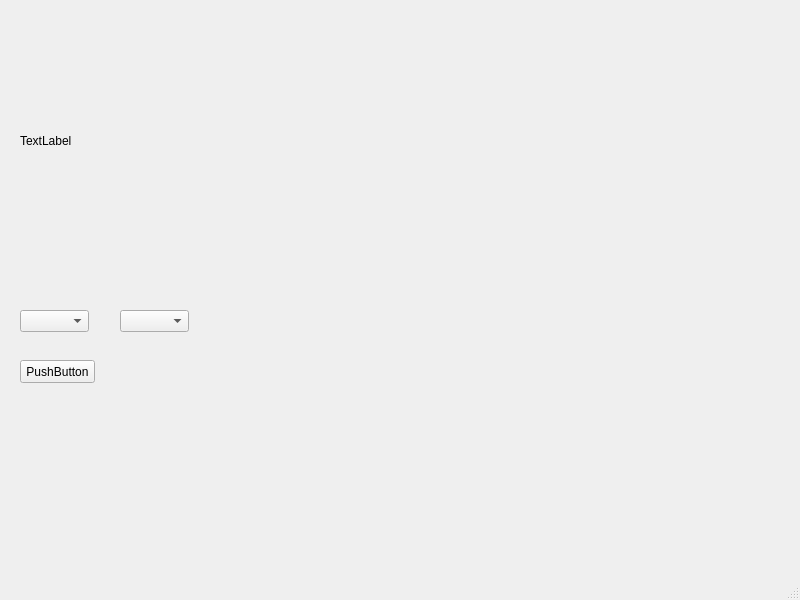
<?xml version="1.0" encoding="UTF-8"?>
<ui version="4.0">
 <class>MainWindow</class>
 <widget class="QMainWindow" name="MainWindow">
  <property name="geometry">
   <rect>
    <x>0</x>
    <y>0</y>
    <width>800</width>
    <height>600</height>
   </rect>
  </property>
  <property name="windowTitle">
   <string>MainWindow</string>
  </property>
  <widget class="QWidget" name="centralwidget">
   <widget class="QComboBox" name="comboBox">
    <property name="geometry">
     <rect>
      <x>20</x>
      <y>310</y>
      <width>69</width>
      <height>22</height>
     </rect>
    </property>
   </widget>
   <widget class="QPushButton" name="pushButton">
    <property name="geometry">
     <rect>
      <x>20</x>
      <y>360</y>
      <width>75</width>
      <height>23</height>
     </rect>
    </property>
    <property name="text">
     <string>PushButton</string>
    </property>
   </widget>
   <widget class="QComboBox" name="comboBox_2">
    <property name="geometry">
     <rect>
      <x>120</x>
      <y>310</y>
      <width>69</width>
      <height>22</height>
     </rect>
    </property>
   </widget>
   <widget class="QLabel" name="label">
    <property name="geometry">
     <rect>
      <x>20</x>
      <y>0</y>
      <width>741</width>
      <height>281</height>
     </rect>
    </property>
    <property name="text">
     <string>TextLabel</string>
    </property>
   </widget>
  </widget>
  <widget class="QMenuBar" name="menubar">
   <property name="geometry">
    <rect>
     <x>0</x>
     <y>0</y>
     <width>800</width>
     <height>21</height>
    </rect>
   </property>
  </widget>
  <widget class="QStatusBar" name="statusbar"/>
 </widget>
 <resources/>
 <connections/>
</ui>
